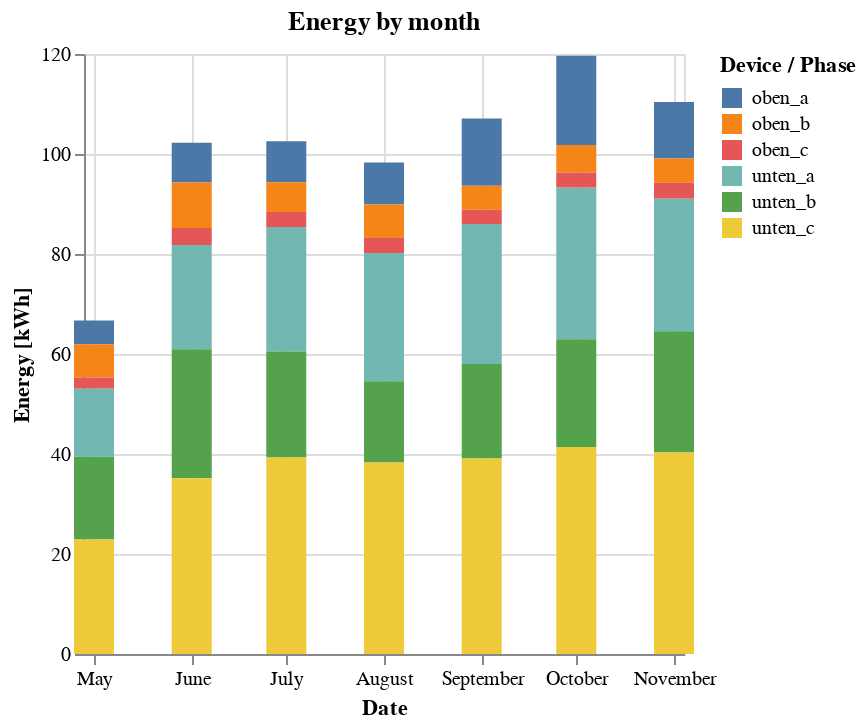

The code cell stored with this chart in its notebook:
### Code cell
chart = (
    alt.Chart(month)
    .mark_bar(size=20,tooltip=True)
    .encode(
        x=alt.X("date", type="temporal").title("Date"),
        y=alt.Y("total_act_energy_kwh", type="quantitative").title("Energy [kWh]"),
        color=alt.Color("device_phase", type="nominal").title("Device / Phase"),
    )
    .properties(title="Energy by month")
)
chart

### Figure 1 — Vega-Lite specification as saved in the notebook (floating-point values rounded to 4 significant figures)
{"config": {"view": {"continuousWidth": 300, "continuousHeight": 300}}, "data": {"name": "data-7adaef7b67b65e8f08ef761629fb8d82"}, "mark": {"type": "bar", "size": 20, "tooltip": true}, "encoding": {"color": {"field": "device_phase", "title": "Device / Phase", "type": "nominal"}, "x": {"field": "date", "title": "Date", "type": "temporal"}, "y": {"field": "total_act_energy_kwh", "title": "Energy [kWh]", "type": "quantitative"}}, "title": "Energy by month", "$schema": "https://vega.github.io/schema/vega-lite/v5.20.1.json", "datasets": {"data-7adaef7b67b65e8f08ef761629fb8d82": [{"device": "unten", "phase": "a", "date": "2024-05-01T00:00:00", "total_act_energy_kwh": 13.66, "device_phase": "unten_a"}, {"device": "unten", "phase": "a", "date": "2024-06-01T00:00:00", "total_act_energy_kwh": 20.89, "device_phase": "unten_a"}, {"device": "unten", "phase": "a", "date": "2024-07-01T00:00:00", "total_act_energy_kwh": 24.91, "device_phase": "unten_a"}, {"device": "unten", "phase": "a", "date": "2024-08-01T00:00:00", "total_act_energy_kwh": 25.66, "device_phase": "unten_a"}, {"device": "unten", "phase": "a", "date": "2024-09-01T00:00:00", "total_act_energy_kwh": 27.96, "device_phase": "unten_a"}, {"device": "unten", "phase": "a", "date": "2024-10-01T00:00:00", "total_act_energy_kwh": 30.33, "device_phase": "unten_a"}, {"device": "unten", "phase": "a", "date": "2024-11-01T00:00:00", "total_act_energy_kwh": 26.55, "device_phase": "unten_a"}, {"device": "oben", "phase": "a", "date": "2024-05-01T00:00:00", "total_act_energy_kwh": 4.73, "device_phase": "oben_a"}, {"device": "oben", "phase": "a", "date": "2024-06-01T00:00:00", "total_act_energy_kwh": 7.958, "device_phase": "oben_a"}, {"device": "oben", "phase": "a", "date": "2024-07-01T00:00:00", "total_act_energy_kwh": 8.204, "device_phase": "oben_a"}, {"device": "oben", "phase": "a", "date": "2024-08-01T00:00:00", "total_act_energy_kwh": 8.388, "device_phase": "oben_a"}, {"device": "oben", "phase": "a", "date": "2024-09-01T00:00:00", "total_act_energy_kwh": 13.47, "device_phase": "oben_a"}, {"device": "oben", "phase": "a", "date": "2024-10-01T00:00:00", "total_act_energy_kwh": 17.81, "device_phase": "oben_a"}, {"device": "oben", "phase": "a", "date": "2024-11-01T00:00:00", "total_act_energy_kwh": 11.32, "device_phase": "oben_a"}, {"device": "unten", "phase": "b", "date": "2024-05-01T00:00:00", "total_act_energy_kwh": 16.55, "device_phase": "unten_b"}, {"device": "unten", "phase": "b", "date": "2024-06-01T00:00:00", "total_act_energy_kwh": 25.77, "device_phase": "unten_b"}, {"device": "unten", "phase": "b", "date": "2024-07-01T00:00:00", "total_act_energy_kwh": 21.21, "device_phase": "unten_b"}, {"device": "unten", "phase": "b", "date": "2024-08-01T00:00:00", "total_act_energy_kwh": 16.22, "device_phase": "unten_b"}, {"device": "unten", "phase": "b", "date": "2024-09-01T00:00:00", "total_act_energy_kwh": 18.92, "device_phase": "unten_b"}, {"device": "unten", "phase": "b", "date": "2024-10-01T00:00:00", "total_act_energy_kwh": 21.57, "device_phase": "unten_b"}, {"device": "unten", "phase": "b", "date": "2024-11-01T00:00:00", "total_act_energy_kwh": 24.22, "device_phase": "unten_b"}, {"device": "oben", "phase": "b", "date": "2024-05-01T00:00:00", "total_act_energy_kwh": 6.685, "device_phase": "oben_b"}, {"device": "oben", "phase": "b", "date": "2024-06-01T00:00:00", "total_act_energy_kwh": 9.131, "device_phase": "oben_b"}, {"device": "oben", "phase": "b", "date": "2024-07-01T00:00:00", "total_act_energy_kwh": 5.964, "device_phase": "oben_b"}, {"device": "oben", "phase": "b", "date": "2024-08-01T00:00:00", "total_act_energy_kwh": 6.715, "device_phase": "oben_b"}, {"device": "oben", "phase": "b", "date": "2024-09-01T00:00:00", "total_act_energy_kwh": 4.816, "device_phase": "oben_b"}, {"device": "oben", "phase": "b", "date": "2024-10-01T00:00:00", "total_act_energy_kwh": 5.517, "device_phase": "oben_b"}, {"device": "oben", "phase": "b", "date": "2024-11-01T00:00:00", "total_act_energy_kwh": 4.848, "device_phase": "oben_b"}, {"device": "unten", "phase": "c", "date": "2024-05-01T00:00:00", "total_act_energy_kwh": 22.92, "device_phase": "unten_c"}, {"device": "unten", "phase": "c", "date": "2024-06-01T00:00:00", "total_act_energy_kwh": 35.16, "device_phase": "unten_c"}, {"device": "unten", "phase": "c", "date": "2024-07-01T00:00:00", "total_act_energy_kwh": 39.28, "device_phase": "unten_c"}, {"device": "unten", "phase": "c", "date": "2024-08-01T00:00:00", "total_act_energy_kwh": 38.32, "device_phase": "unten_c"}, {"device": "unten", "phase": "c", "date": "2024-09-01T00:00:00", "total_act_energy_kwh": 39.1, "device_phase": "unten_c"}, {"device": "unten", "phase": "c", "date": "2024-10-01T00:00:00", "total_act_energy_kwh": 41.4, "device_phase": "unten_c"}, {"device": "unten", "phase": "c", "date": "2024-11-01T00:00:00", "total_act_energy_kwh": 40.31, "device_phase": "unten_c"}, {"device": "oben", "phase": "c", "date": "2024-05-01T00:00:00", "total_act_energy_kwh": 2.167, "device_phase": "oben_c"}, {"device": "oben", "phase": "c", "date": "2024-06-01T00:00:00", "total_act_energy_kwh": 3.363, "device_phase": "oben_c"}, {"device": "oben", "phase": "c", "date": "2024-07-01T00:00:00", "total_act_energy_kwh": 2.998, "device_phase": "oben_c"}, {"device": "oben", "phase": "c", "date": "2024-08-01T00:00:00", "total_act_energy_kwh": 2.98, "device_phase": "oben_c"}, {"device": "oben", "phase": "c", "date": "2024-09-01T00:00:00", "total_act_energy_kwh": 2.858, "device_phase": "oben_c"}, {"device": "oben", "phase": "c", "date": "2024-10-01T00:00:00", "total_act_energy_kwh": 3.006, "device_phase": "oben_c"}, {"device": "oben", "phase": "c", "date": "2024-11-01T00:00:00", "total_act_energy_kwh": 3.149, "device_phase": "oben_c"}]}}
